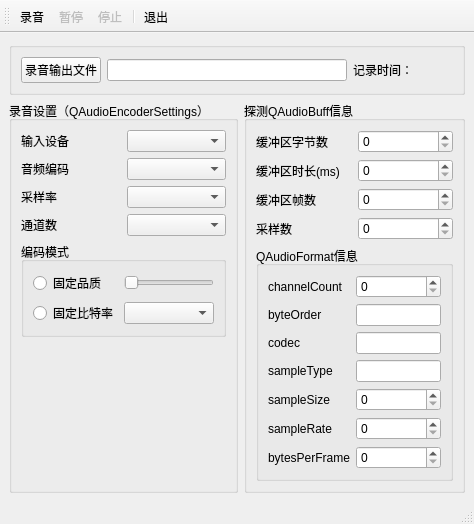
<?xml version="1.0" encoding="UTF-8"?>
<ui version="4.0">
 <class>MainWindow</class>
 <widget class="QMainWindow" name="MainWindow">
  <property name="geometry">
   <rect>
    <x>0</x>
    <y>0</y>
    <width>474</width>
    <height>490</height>
   </rect>
  </property>
  <property name="windowTitle">
   <string>MainWindow</string>
  </property>
  <widget class="QWidget" name="centralwidget">
   <layout class="QGridLayout" name="gridLayout_5">
    <item row="0" column="0" colspan="2">
     <widget class="QGroupBox" name="groupBox">
      <property name="title">
       <string/>
      </property>
      <layout class="QHBoxLayout" name="horizontalLayout">
       <item>
        <widget class="QPushButton" name="btnGetFile">
         <property name="text">
          <string>录音输出文件</string>
         </property>
        </widget>
       </item>
       <item>
        <widget class="QLineEdit" name="editOutputFile"/>
       </item>
       <item>
        <widget class="QLabel" name="labPassTime">
         <property name="minimumSize">
          <size>
           <width>100</width>
           <height>0</height>
          </size>
         </property>
         <property name="text">
          <string>记录时间：</string>
         </property>
        </widget>
       </item>
      </layout>
     </widget>
    </item>
    <item row="1" column="0">
     <widget class="QGroupBox" name="groupBox_2">
      <property name="title">
       <string>录音设置（QAudioEncoderSettings）</string>
      </property>
      <layout class="QVBoxLayout" name="verticalLayout_2">
       <item>
        <layout class="QGridLayout" name="gridLayout">
         <item row="0" column="0">
          <widget class="QLabel" name="label">
           <property name="text">
            <string>输入设备</string>
           </property>
          </widget>
         </item>
         <item row="0" column="1">
          <widget class="QComboBox" name="comboDevices"/>
         </item>
         <item row="1" column="0">
          <widget class="QLabel" name="label_2">
           <property name="text">
            <string>音频编码</string>
           </property>
          </widget>
         </item>
         <item row="1" column="1">
          <widget class="QComboBox" name="comboCodec"/>
         </item>
         <item row="2" column="0">
          <widget class="QLabel" name="label_3">
           <property name="text">
            <string>采样率</string>
           </property>
          </widget>
         </item>
         <item row="2" column="1">
          <widget class="QComboBox" name="comboSampleRate"/>
         </item>
         <item row="3" column="0">
          <widget class="QLabel" name="label_4">
           <property name="text">
            <string>通道数</string>
           </property>
          </widget>
         </item>
         <item row="3" column="1">
          <widget class="QComboBox" name="comboChannels"/>
         </item>
        </layout>
       </item>
       <item>
        <widget class="QGroupBox" name="groupBox_4">
         <property name="title">
          <string>编码模式</string>
         </property>
         <layout class="QGridLayout" name="gridLayout_4">
          <item row="0" column="0">
           <widget class="QRadioButton" name="radioQuality">
            <property name="text">
             <string>固定品质</string>
            </property>
           </widget>
          </item>
          <item row="0" column="1">
           <widget class="QSlider" name="sliderQuality">
            <property name="orientation">
             <enum>Qt::Horizontal</enum>
            </property>
           </widget>
          </item>
          <item row="1" column="0">
           <widget class="QRadioButton" name="radioBitrate">
            <property name="text">
             <string>固定比特率</string>
            </property>
           </widget>
          </item>
          <item row="1" column="1">
           <widget class="QComboBox" name="comboBitrate"/>
          </item>
         </layout>
        </widget>
       </item>
       <item>
        <spacer name="verticalSpacer">
         <property name="orientation">
          <enum>Qt::Vertical</enum>
         </property>
         <property name="sizeHint" stdset="0">
          <size>
           <width>20</width>
           <height>119</height>
          </size>
         </property>
        </spacer>
       </item>
      </layout>
     </widget>
    </item>
    <item row="1" column="1">
     <widget class="QGroupBox" name="groupBox_3">
      <property name="title">
       <string>探测QAudioBuff信息</string>
      </property>
      <layout class="QVBoxLayout" name="verticalLayout">
       <item>
        <layout class="QGridLayout" name="gridLayout_2">
         <item row="0" column="0">
          <widget class="QLabel" name="label_5">
           <property name="text">
            <string>缓冲区字节数</string>
           </property>
          </widget>
         </item>
         <item row="0" column="1">
          <widget class="QSpinBox" name="spinByteCount"/>
         </item>
         <item row="1" column="0">
          <widget class="QLabel" name="label_6">
           <property name="text">
            <string>缓冲区时长(ms)</string>
           </property>
          </widget>
         </item>
         <item row="1" column="1">
          <widget class="QSpinBox" name="spinBoxDuration"/>
         </item>
         <item row="2" column="0">
          <widget class="QLabel" name="label_7">
           <property name="text">
            <string>缓冲区帧数</string>
           </property>
          </widget>
         </item>
         <item row="2" column="1">
          <widget class="QSpinBox" name="spinFramCount"/>
         </item>
         <item row="3" column="0">
          <widget class="QLabel" name="label_8">
           <property name="text">
            <string>采样数</string>
           </property>
          </widget>
         </item>
         <item row="3" column="1">
          <widget class="QSpinBox" name="spinSampleCount"/>
         </item>
        </layout>
       </item>
       <item>
        <widget class="QGroupBox" name="groupBox_5">
         <property name="title">
          <string>QAudioFormat信息</string>
         </property>
         <layout class="QGridLayout" name="gridLayout_3">
          <item row="0" column="0">
           <widget class="QLabel" name="label_9">
            <property name="text">
             <string>channelCount</string>
            </property>
           </widget>
          </item>
          <item row="0" column="1">
           <widget class="QSpinBox" name="spinChannelCount"/>
          </item>
          <item row="1" column="0">
           <widget class="QLabel" name="label_10">
            <property name="text">
             <string>byteOrder</string>
            </property>
           </widget>
          </item>
          <item row="1" column="1">
           <widget class="QLineEdit" name="editByteOrder"/>
          </item>
          <item row="2" column="0">
           <widget class="QLabel" name="label_11">
            <property name="text">
             <string>codec</string>
            </property>
           </widget>
          </item>
          <item row="2" column="1">
           <widget class="QLineEdit" name="lineEditCodec"/>
          </item>
          <item row="3" column="0">
           <widget class="QLabel" name="label_12">
            <property name="text">
             <string>sampleType</string>
            </property>
           </widget>
          </item>
          <item row="3" column="1">
           <widget class="QLineEdit" name="lineEditSampleType"/>
          </item>
          <item row="4" column="0">
           <widget class="QLabel" name="label_13">
            <property name="text">
             <string>sampleSize</string>
            </property>
           </widget>
          </item>
          <item row="4" column="1">
           <widget class="QSpinBox" name="spinBoxSampleSize"/>
          </item>
          <item row="5" column="0">
           <widget class="QLabel" name="label_14">
            <property name="text">
             <string>sampleRate</string>
            </property>
           </widget>
          </item>
          <item row="5" column="1">
           <widget class="QSpinBox" name="spinBoxSampleRate"/>
          </item>
          <item row="6" column="0">
           <widget class="QLabel" name="label_15">
            <property name="text">
             <string>bytesPerFrame</string>
            </property>
           </widget>
          </item>
          <item row="6" column="1">
           <widget class="QSpinBox" name="spinBoxBytesPerFrame"/>
          </item>
         </layout>
        </widget>
       </item>
      </layout>
     </widget>
    </item>
   </layout>
  </widget>
  <widget class="QMenuBar" name="menubar">
   <property name="geometry">
    <rect>
     <x>0</x>
     <y>0</y>
     <width>474</width>
     <height>23</height>
    </rect>
   </property>
  </widget>
  <widget class="QStatusBar" name="statusbar"/>
  <widget class="QToolBar" name="toolBar">
   <property name="windowTitle">
    <string>toolBar</string>
   </property>
   <property name="toolButtonStyle">
    <enum>Qt::ToolButtonTextBesideIcon</enum>
   </property>
   <attribute name="toolBarArea">
    <enum>TopToolBarArea</enum>
   </attribute>
   <attribute name="toolBarBreak">
    <bool>false</bool>
   </attribute>
   <addaction name="actRecord"/>
   <addaction name="actPause"/>
   <addaction name="actStop"/>
   <addaction name="separator"/>
   <addaction name="actQuit"/>
  </widget>
  <action name="actRecord">
   <property name="icon">
    <iconset resource="res.qrc">
     <normaloff>:/images/images/626.bmp</normaloff>:/images/images/626.bmp</iconset>
   </property>
   <property name="text">
    <string>录音</string>
   </property>
   <property name="toolTip">
    <string>录音</string>
   </property>
  </action>
  <action name="actPause">
   <property name="enabled">
    <bool>false</bool>
   </property>
   <property name="icon">
    <iconset resource="res.qrc">
     <normaloff>:/images/images/622.bmp</normaloff>:/images/images/622.bmp</iconset>
   </property>
   <property name="text">
    <string>暂停</string>
   </property>
   <property name="toolTip">
    <string>暂停</string>
   </property>
  </action>
  <action name="actStop">
   <property name="enabled">
    <bool>false</bool>
   </property>
   <property name="icon">
    <iconset resource="res.qrc">
     <normaloff>:/images/images/624.bmp</normaloff>:/images/images/624.bmp</iconset>
   </property>
   <property name="text">
    <string>停止</string>
   </property>
   <property name="toolTip">
    <string>停止</string>
   </property>
  </action>
  <action name="actQuit">
   <property name="icon">
    <iconset resource="res.qrc">
     <normaloff>:/images/images/132.bmp</normaloff>:/images/images/132.bmp</iconset>
   </property>
   <property name="text">
    <string>退出</string>
   </property>
   <property name="toolTip">
    <string>退出</string>
   </property>
  </action>
 </widget>
 <resources>
  <include location="res.qrc"/>
 </resources>
 <connections/>
</ui>
